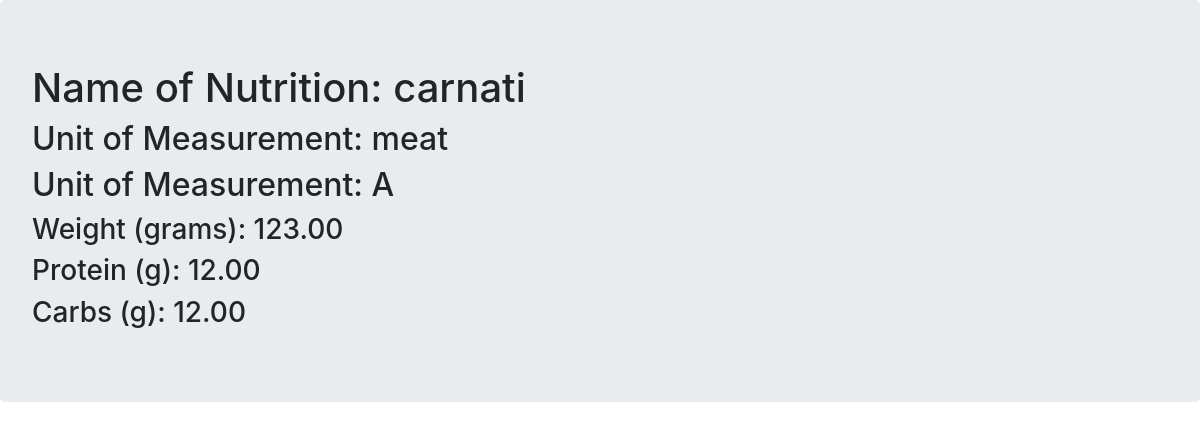
The app's page /products-details/8 (signed in) with its own data.
### foodCMS/models.py (models this page shows, shortened)
class Products(models.Model):
    PROD_STATUS = (
        ('A','ACTIVE'),
        ('INA','INACTIVE'),
    )
    name = models.CharField(max_length=200,verbose_name="Name")
    description = models.CharField(max_length=1000, verbose_name="Description")
    status = models.CharField(max_length=3,choices=PROD_STATUS,verbose_name="Active")

class NutriDirectory(models.Model):
    prod_id = models.ForeignKey(Products, on_delete=models.CASCADE)
    nutri_info_id = models.ForeignKey(NutritionInfo, on_delete=models.CASCADE)
    value = models.FloatField(verbose_name="Value")
    class Meta:
        unique_together = ('prod_id', 'nutri_info_id',)
    def __str__(self):
        return "{} ({}): {:.2f}".format(self.nutri_info_id.name,
                                        self.nutri_info_id.unit,
                                        self.value)

class NutritionInfo(models.Model):
    name = models.CharField(max_length=50,verbose_name="Name")
    unit = models.CharField(max_length=50,verbose_name="Unit")

### foodCMS/views.py (the view)
# urls.py: path('products-details/<int:pk>',views.ProductsDetailView.as_view(),
@method_decorator(login_required, name="dispatch")
class ProductsDetailView(DetailView):
    model = Products
    template_name = 'foodCMS/products/productsDetailView.html'
    def get_context_data(self, **kwargs):
        kwargs = super(ProductsDetailView, self).get_context_data(**kwargs)
        nutri_directory = NutriDirectory.objects.filter(prod_id=self.get_object())
        kwargs.update({
            'nutri_directory': nutri_directory
        })
        return kwargs

### foodCMS/templates/foodCMS/products/productsDetailView.html
{% extends "../base.html" %}
{% block maincontent %}
<div class="jumbotron">
    <h1>Name of Nutrition: {{ object.name }}</h1>
    <h2>Unit of Measurement: {{ object.description }}</h2>
    <h2>Unit of Measurement: {{ object.status }}</h2>
    {% for info in nutri_directory %}
        <h3>{{ info }}</h3>
    {% endfor %}
</div>
{% endblock %}

### records on screen
Products: name "carnati", description "meat", status "A"
NutriDirectory: nutri_info_id+value "Weight (grams): 123.00"
NutriDirectory: nutri_info_id+value "Protein (g): 12.00"
NutriDirectory: nutri_info_id+value "Carbs (g): 12.00"
